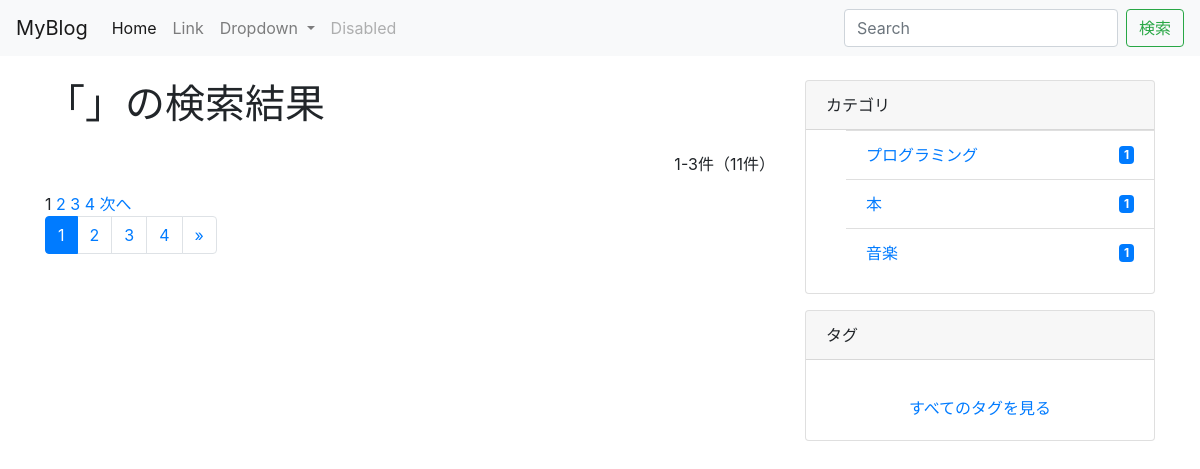
The app's page /search/ with its own data.
### blog/models.py (models this page shows, shortened)
class Category(models.Model):
    name = models.CharField(max_length=255)
    slug = models.SlugField(unique=True)
    timestamp = models.DateTimeField(auto_now_add=True)

### blog/views.py (the view)
# urls.py: path('search/', SearchPostView.as_view(), name='search_post'),
class SearchPostView(ListView):
    model = Post
    template_name = 'blog/search_post.html'
    paginate_by = 3
    def get_queryset(self):
        query = self.request.GET.get('q', None)
        lookups = (
                Q(title__icontains=query) |
                Q(content__icontains=query) |
                Q(category__name__icontains=query) |
                Q(tags__name__icontains=query)
        )
        if query is not None:
            qs = super().get_queryset().filter(lookups).distinct()
            return qs
        qs = super().get_queryset()
        return qs
    def get_context_data(self, **kwargs):
        context = super().get_context_data(**kwargs)
        query = self.request.GET.get('q')
        context['query'] = query
        return context

### dbsite/context_processors.py (called while the page is built)
def common(request):
    context = {
        'categories': Category.objects.annotate(
            num_posts=Count('post', filter=Q(post__is_public=True))),
        'tags': Tag.objects.annotate(
            num_posts=Count('post', filter=Q(post__is_public=True))),
    }
    return context

### blog/templates/blog/search_post.html (shortened to what this page needs)
{% extends "base.html" %}
{% block content %}
<div class="container">
  <div class="row">
    <main class="col-md-8">
      <h1 class="mb-4">「{% if query %}{{ query }}{% endif %}」の検索結果</h1>
      <p class="text-right">{{ page_obj.start_index }}-{{ page_obj.end_index }}件（{{ paginator.count }}件）</p>
      {% include "blog/snippets/pagination.html" %}
    </main>
    <aside class="col-md-4">
      {% include "blog/snippets/sidebar.html" %}
    </aside>
  </div>
</div>
{% endblock %}

### blog/templates/blog/snippets/sidebar.html (shortened to what this page needs)
<div class="card mb-3">
    <div class="card-header">
        カテゴリ
    </div>
    <ul class="lsit-group list-group-flush">
        {% for category in categories|dictsort:"id" %}
        <li class="list-group-item d-flex justify-content-between align-items-center">
            <a href="{% url 'blog:category_post' category.slug %}" class="card-link">{{ category.name }}</a>
            <span class="badge badge-primary badge-poll">{{ category.num_posts }}</span>
        </li>
        {% endfor %}
    </ul>
</div>
<div class="card">
    <div class="card-header">
        タグ
    </div>
    <div class="card-body text-center">
        <a href="{% url 'blog:tag_list' %}" class="card-link">すべてのタグを見る</a>
    </div>
</div>

### records on screen
Category: name "プログラミング", num_posts "1"
Category: name "本", num_posts "1"
Category: name "音楽", num_posts "1"

### other values on screen
{{ page_obj.start_index }} "1"
{{ page_obj.end_index }} "3"
{{ paginator.count }} "11"
{{ num }} "1"
{{ num }} "2" "3" "4"
